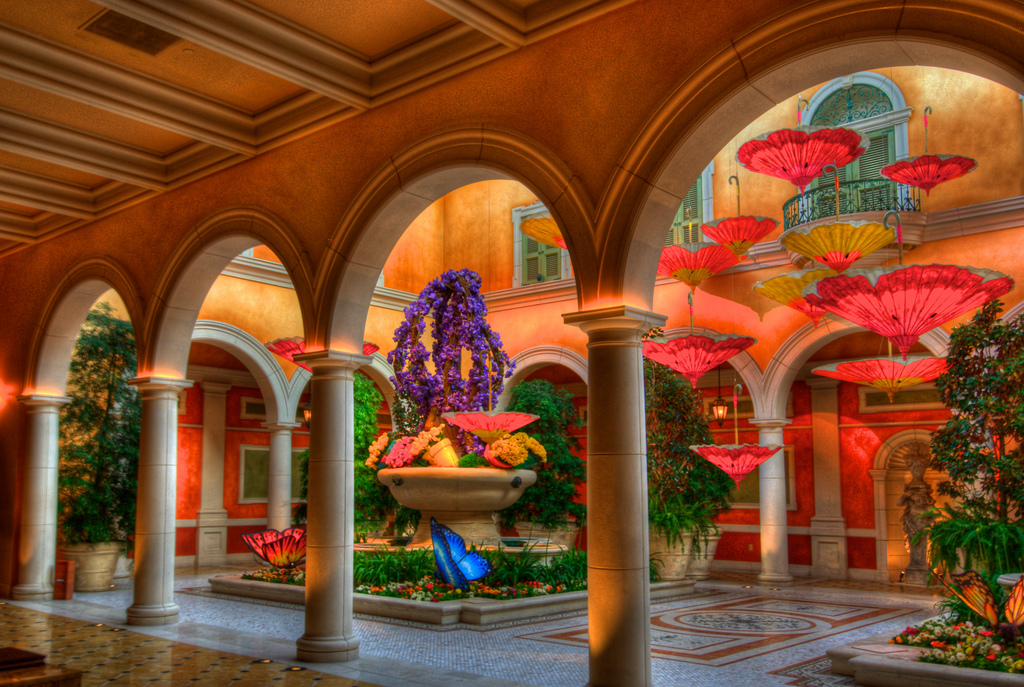
#> input picture Class/IntensityTransforms/bellagio.jpg, 1024 x 687 px
$ python plotRGB.py
#> lines starting #> are read from the running program, lines starting #| are printed output that depends on the picture
"""
Joshua Stough
DIP

Using mplot3d to show the colors of an image in RGB space.
https://matplotlib.org/mpl_toolkits/mplot3d/tutorial.html
"""

import matplotlib.pyplot as plt
from mpl_toolkits.mplot3d import Axes3D
import numpy as np

NUMPOINTS = 5000

fig = plt.figure()
ax = fig.add_subplot(111, projection='3d')

I = plt.imread('bellagio.jpg')
#> I is the input picture: shape (687, 1024, 3); mean R, G, B 125.3, 74.7, 41.6

#X is the N*M x 3 version of the image.
X = np.concatenate([np.expand_dims(IC, axis = 1) for IC in
                    [I[...,0].ravel(), I[...,1].ravel(), I[...,2].ravel()]], axis = 1)

#https://docs.scipy.org/doc/numpy/reference/generated/numpy.random.choice.html
randomInds = np.random.choice(np.arange(X.shape[0]), NUMPOINTS, replace=False)

#Now plot those pixels in the 3d space.
ax.scatter(X[randomInds,0], X[randomInds,1], X[randomInds,2], c=X[randomInds, :]/255)

#Label the axes.
ax.set_xlabel('Red')
ax.set_ylabel('Green')
ax.set_zlabel('Blue')
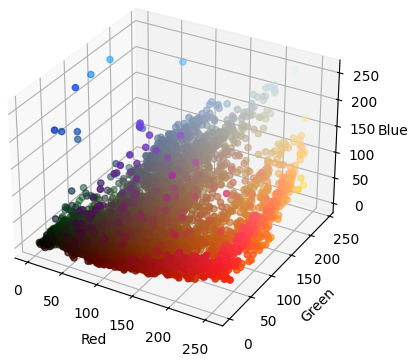
#> figure drawn by matplotlib, 1 panel
